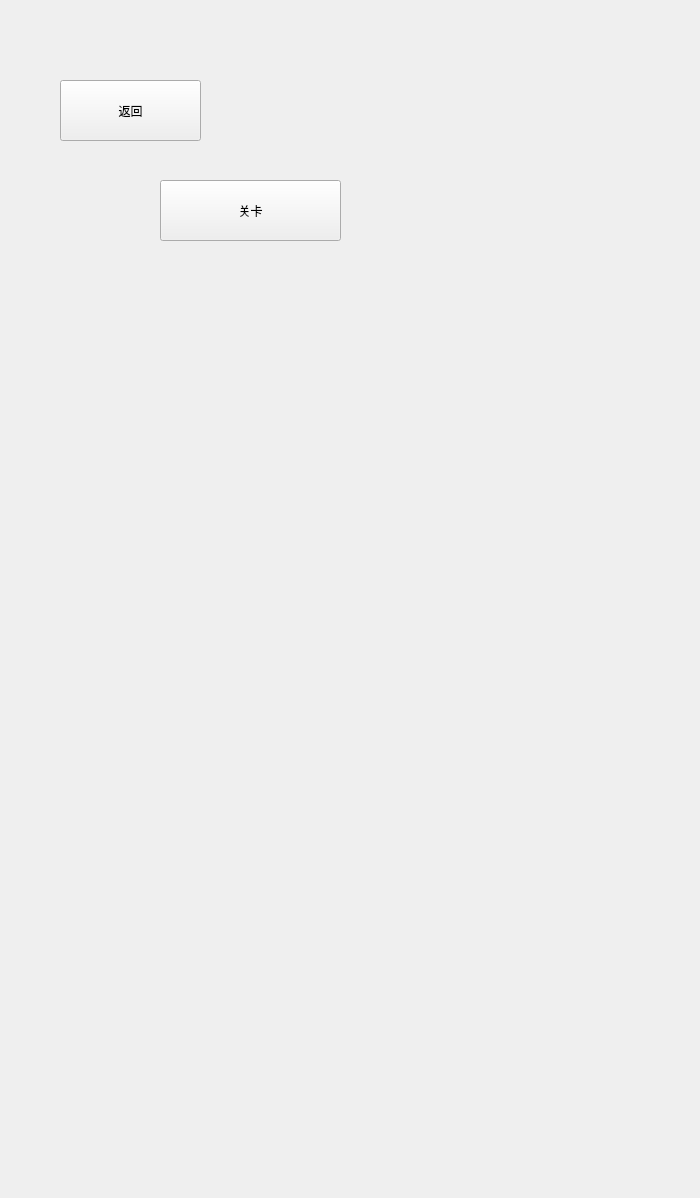
<?xml version="1.0" encoding="UTF-8"?>
<ui version="4.0">
 <class>selectClass</class>
 <widget class="QMainWindow" name="selectClass">
  <property name="geometry">
   <rect>
    <x>0</x>
    <y>0</y>
    <width>700</width>
    <height>1198</height>
   </rect>
  </property>
  <property name="windowTitle">
   <string>select</string>
  </property>
  <widget class="QWidget" name="centralWidget">
   <widget class="QPushButton" name="btn2">
    <property name="geometry">
     <rect>
      <x>60</x>
      <y>80</y>
      <width>141</width>
      <height>61</height>
     </rect>
    </property>
    <property name="text">
     <string>返回</string>
    </property>
   </widget>
   <widget class="QPushButton" name="btn4">
    <property name="geometry">
     <rect>
      <x>160</x>
      <y>180</y>
      <width>181</width>
      <height>61</height>
     </rect>
    </property>
    <property name="text">
     <string>关卡</string>
    </property>
   </widget>
  </widget>
 </widget>
 <layoutdefault spacing="6" margin="11"/>
 <resources/>
 <connections/>
</ui>
